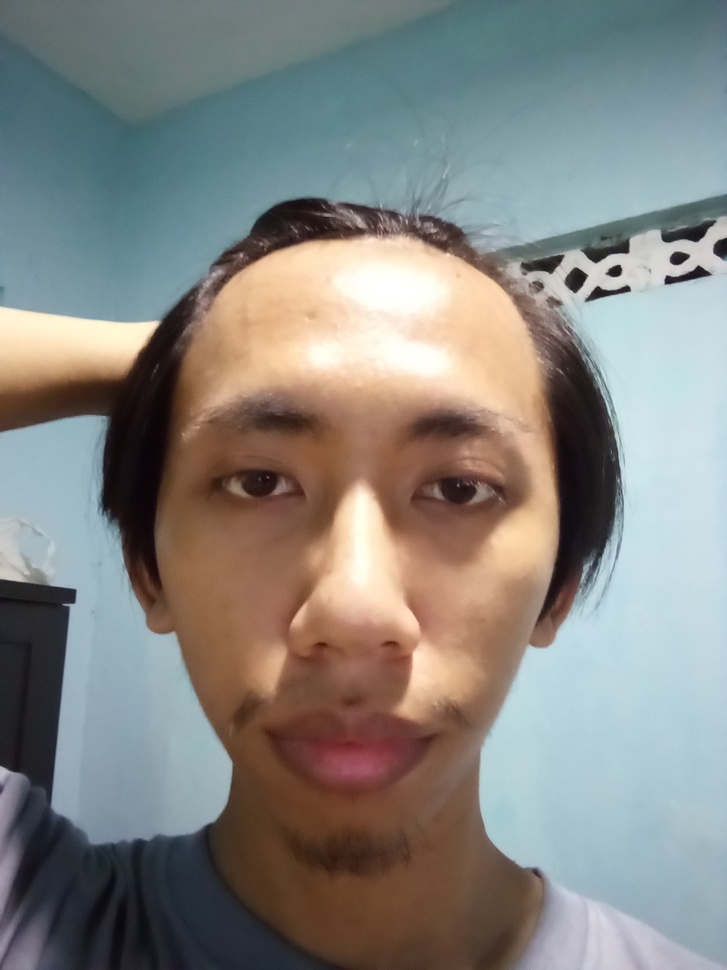
#> input picture Dataset/aku/aku1.jpg, 727 x 970 px, shrunk from 1920 x 2560 before the run, found by its file name; its folder holds only this picture in this run
$ jupyter execute --allow-errors studi_kasus1.ipynb
#> lines starting #> are read from the running program, lines starting #| are printed output that depends on the picture
[cell 1]
import cv2
import numpy as np
import os
from sklearn.model_selection import train_test_split
from sklearn.metrics import confusion_matrix,classification_report
import matplotlib.pyplot as plt
import pickle
import seaborn as sns

[cell 2]
train_path = ('C:/Users/Reza/miniconda3/envs/LatihanCV/Dataset')
training_names = os.listdir(train_path) #dataset 3

image_paths = []
image_classes = []
class_id = 0

def imglist(path):
    return [os.path.join(path, f) for f in os.listdir(path)]

for training_name in training_names:
    dir = os.path.join(train_path, training_name) # Menggabungkan train_path dan training_name; Dataset/Putri, Dataset/Kirei, Dataset/Yudha
    class_path = imglist(dir)
    image_paths+=class_path
    image_classes+=[class_id]*len(class_path)
    class_id+=1

[cell 3]
# Inisialisasi variabel untuk menyimpan deskriptor dari Algoritma SIFT
des_list = []

# Buat Fitur Ekstraksi dan Objek Deteksi Keypoints
sift = cv2.SIFT_create()
for image_path in image_paths:
    im = cv2.imread(image_path) # Membaca Citra berdasarkan PATH yang telah dibuat sebelumnya
#> im is the input picture: shape (970, 727, 3); mean B, G, R 129.3, 133.4, 134
    kpts, des = sift.detectAndCompute(im, None)
#> kpts = 449 keypoints; strongest (x, y, size): (615, 271, 8), (678, 258, 9.2), (576, 279, 12.6), (669, 280, 6.5)
    des_list.append((image_path, des))   # Menyimpan fitur yang telah dideteksi kedalam variabel des_list=[]

[cell 4]
descriptors = des_list[0][1]
for image_path, descriptor in des_list[1:]:
   descriptors = np.vstack((descriptors, descriptor))
#> this loop made 2 passes

descriptors_float = descriptors.astype(float)  # K-Means hanya bekerja pada tipe data float, Convert descriptor ke float

[cell 5]
# Gunakan K-Means untuk Melakukan perhitungan Histogram (BoVW)
from scipy.cluster.vq import kmeans, vq
k = 150
# Hitung histogram BoVW untuk seluruh dataset gambar
voc, variance = kmeans(descriptors_float, k, 1)
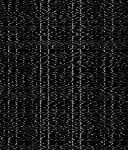
#> voc: shape (150, 128) float64; min 0, max 183, mean 26.9
#> variance = 260.2
im_features = np.zeros((len(image_paths), k), "float32")
for i in range(len(image_paths)):
    words, distance = vq(des_list[i][1],voc)
    for w in words:
        im_features[i][w] += 1


import matplotlib.pyplot as plt
# Anda sudah memiliki 'im_features' yang berisi histogram BoVW

# Misalnya, jika Anda ingin menampilkan histogram untuk gambar ke-0:
histogram = im_features[0]
#> histogram = 150 values, max 21 at index 51, min 0 at index 8, mean 2.99

# Plot histogram BoVW
plt.figure()
plt.bar(range(len(histogram)), histogram)
plt.xlabel("Cluster")
plt.ylabel("Frequency")
plt.title("Histogram BoVW")
plt.show()
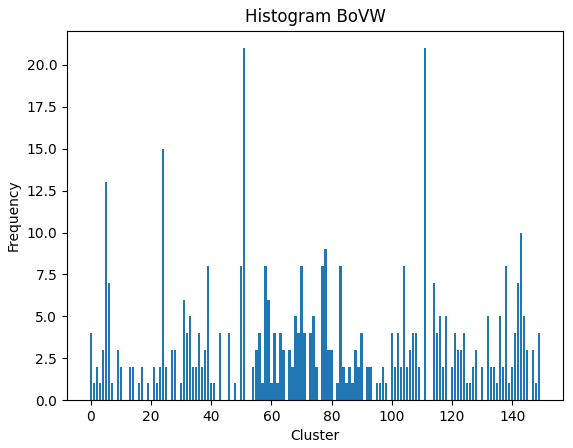
#> figure drawn by matplotlib, 1 panel
